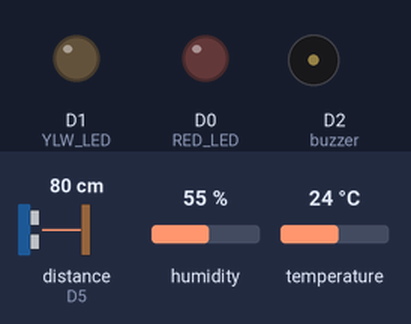
A sketch run on a simulated ESP8266 (Wemos D1 mini). Parts: output pins drawn as LEDs (lit = HIGH), buzzer (waves = sounding). Wiring (inferred from the names in the program): ultrasonic range finder: trigger D6; echo D5. The test bench sets the inputs (shaded band); at power-on: distance to the obstacle (sensor on D5) 80 cm, humidity 55 %, temperature 24 °C. The echo pulse lasts 58.3 µs per cm; WiFi joins after 1.5 s; servers stay silent unless stated; network time is answered at once with the bench clock; the local clock reads 2024-03-15 10:24:30 at power-on unless the sketch sets it; pins used as bus, display or sensor lines are not drawn; what the sketch prints to the serial monitor is not drawn.

Above: at 2.8 s.
2.9 s: distance to the obstacle (sensor on D5) set to 53 cm
7.5 s: distance to the obstacle (sensor on D5) set to 47 cm
At 11.04 s:
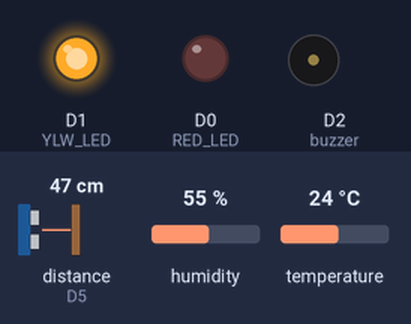
At 11.6 s:
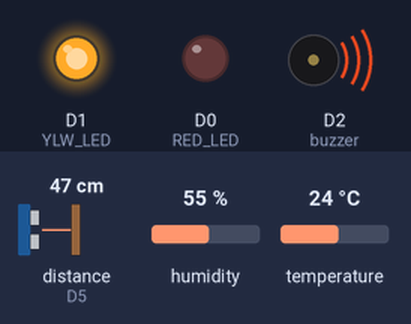
Timing chart, 0 to 18.5 s (numbered marks = the images above; inputs shaded):
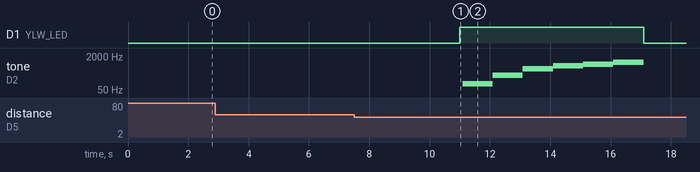

Measured:
- the behaviour switches between 51 and 50 cm on distance to the obstacle (sensor on D5) (found by bisection; images 0 and 1)
- after the input at 7.5 s, D1 (YLW_LED): LOW → HIGH after 3.5 s, → LOW 6.1 s later; tone on D2 (buzzer): plays 100 Hz for 1.0 s, 250 Hz for 1.0 s, 500 Hz for 1.0 s, 700 Hz for 1.0 s, 800 Hz for 1.0 s, 1000 Hz for 1.0 s, starting after 3.6 s

The sketch:

deteksi-covid.ino
```cpp
// Import Library
#include "FirebaseESP8266.h"  //  (https://github.com/mobizt/Firebase-ESP8266)
#include <ESP8266WiFi.h>
#include <WiFiUdp.h>
#include <time.h>
#include <DHT.h>        // adafruit unified sensor
#include <NTPClient.h>

// Firebase Config
#define FIREBASE_HOST "https://tedi-backend-web-default-rtdb.asia-southeast1.firebasedatabase.app/" // Change to your Firebase RTDB project ID e.g. Your_Project_ID.firebaseio.com
#define FIREBASE_AUTH "IrNMHPxzEy9sMGXZAYSmVidwHG1ycdYSS1MlJDBB"
// Define Firebase Data Objects
FirebaseData firebaseData;
String path = "/Node";
String nodeID = "WemosD1Mini";

// Wifi Config
char SSID[] = "Bolivar Outdoor";        // harus tersambung wifi dulu bukan tethering
char PASS[] = "PEANUTBUTTER";

// Declare Static Variable
#define ECHO_PIN D5
#define TRIGGER_PIN D6
#define buzzer D2
#define RED_LED D0
#define YLW_LED D1
#define DHTPIN D7
#define DHTTYPE DHT11

DHT dht(DHTPIN, DHTTYPE);

// Declare Helper Variable
long waktu;
int jarak;

const long utcOffsetInSeconds = 25200;
WiFiUDP ntpUDP;
NTPClient timeClient(ntpUDP, "id.pool.ntp.org", utcOffsetInSeconds);

void setup()
{
    // put your setup code here, to run once:
    Serial.begin(9600);

    // LED
    pinMode(RED_LED, OUTPUT);
    pinMode(YLW_LED, OUTPUT);
    // Buzzer
    pinMode(buzzer, OUTPUT);
    // Ultrasonik
    pinMode(ECHO_PIN, INPUT);
    pinMode(TRIGGER_PIN, OUTPUT);
    // Temperature
    dht.begin();

    Serial.println("mulai");

    initWifi();
    timeClient.begin();
}

void loop()
{

    digitalWrite(YLW_LED, LOW);
    digitalWrite(RED_LED, LOW);

    WiFiClient client;
    timeClient.update();
    // 1. Ultrasonic Configuration
    // [*] Matikan dahulu trigger pin
    digitalWrite(TRIGGER_PIN, LOW);
    delayMicroseconds(2);
    // [*] Aktivasi trigger pin
    digitalWrite(TRIGGER_PIN, HIGH);
    delayMicroseconds(15);
    digitalWrite(TRIGGER_PIN, LOW);
    // [*] Menghitung Waktu dari gelombang ultrasonik
    // echo pin sebagai signal receiver dari trigger pin yang
    // bertugas sebagai signal transmitter
    waktu = pulseIn(ECHO_PIN, HIGH);
    // [*] Menghitung Jarak ( kec * duration )
    jarak = waktu * (0.0345 / 2);
    // [*] Info pembantu di serial monitor
    Serial.print("Jarak : ");
    Serial.print(jarak);
    Serial.print(" cm  ");

    // 2. Temperature Configuration
    delay(2000);
    float h = dht.readHumidity();
    float t = dht.readTemperature();

    // Check if any reads failed and exit early (to try again).
    if (isnan(h) || isnan(t))
    {
        Serial.println("Failed to read from DHT sensor!");
        return;
    }

    float hic = dht.computeHeatIndex(t, h, false);

    Serial.print("Humidity: ");
    Serial.print(h);
    Serial.print(" %\t");
    Serial.print("Temperature: ");
    Serial.print(t);
    Serial.print(" *C ");
    Serial.print("Heat index: ");
    Serial.print(hic);
    Serial.println(" *C ");

    // 3. Statement pengendalian pendeteksi covidnya
    if (jarak <= 50)
    {
        String waktu = String(timeClient.getFormattedTime());
        if (Firebase.setString(firebaseData, "/data_terakhir", waktu))
        {
            // Serial.println("Data terkirim!");
        }

        if (Firebase.setString(firebaseData, "/data_jarak", jarak)) {
            // Serial.println("Data  Jarak terkirim!");
        }

        // 4. Alarm yang memberi tahu kalau ada orang yang mendekat ke sensor
        // - LED Kuning Menyala
        // - Buzzer berbunyi dari frekuensi kecil ke besar
        digitalWrite(RED_LED, LOW);
        digitalWrite(YLW_LED, HIGH);
        delay(100);
        tone(buzzer, 100, 1000); // Send 100 Hz sound signal
        delay(1000);
        tone(buzzer, 250, 1000); // Send 250 Hz sound signal
        delay(1000);
        tone(buzzer, 500, 1000); // Send 500 Hz sound signal
        delay(1000);
        tone(buzzer, 700, 1000); // Send 700 Hz sound signal
        delay(1000);
        tone(buzzer, 800, 1000); // Send 800 Hz sound signal
        delay(1000);
        tone(buzzer, 1000, 1000); // Send 1 KHz sound signal
        delay(1000);

        // 5. Jika Suhu Orang di depan sensor kita lebih dari 35C, maka berikan notif pada alarm
        // - LED Merah
        // - BUZZER berbunyi cepat
        // - kirim format waktu dan data temperature ke firebase real time database

        // karena sensor suhu yang dipakai itu untuk membaca "AMBIENCE TEMPERATUR" / Temperatur ruangan, maka untuk mencapai
        // suhu tubuh manusia itu tidak memungkinkan | jadi kita set logic tempnya cuman 20 derajat Celcius
        if (t >= 32.0)
        {
            if (Firebase.setFloat(firebaseData, "/temperature_in", t))
            {
                // Serial.println("Data suhu terkirim!");
            }

            digitalWrite(RED_LED, LOW);
            delay(100);
            digitalWrite(RED_LED, HIGH);

            delay(100);
            digitalWrite(YLW_LED, LOW);

            tone(buzzer, 1000);
            delay(50);
            noTone(buzzer);
            delay(50);
        }
    } else {
        digitalWrite(YLW_LED, LOW);
        digitalWrite(RED_LED, LOW);
        delay(100);
        noTone(buzzer);
        delay(200);
    }
}

void initWifi()
{
    Serial.println();
    Serial.println();

    WiFi.begin(SSID, PASS);
    Serial.print("Connecting to Wi-Fi");
    while (WiFi.status() != WL_CONNECTED)
    {
        Serial.println(".");
        delay(300);
    }
    Serial.println();
    Serial.print("Connected with IP: ");
    Serial.println(WiFi.localIP());
    Serial.println();

    Firebase.begin(FIREBASE_HOST, FIREBASE_AUTH);
    Firebase.reconnectWiFi(true);

    // Set database read timeout to 1 minute (max 15 minutes)
    Firebase.setReadTimeout(firebaseData, 1000 * 60);
    // tiny, small, medium, large and unlimited.
    // Size and its write timeout e.g. tiny (1s), small (10s), medium (30s) and large (60s).
    Firebase.setwriteSizeLimit(firebaseData, "tiny");

    if (!Firebase.beginStream(firebaseData, path + "/" + nodeID))
    {
        Serial.println("Could not begin stream");
        Serial.println("REASON: " + firebaseData.errorReason());
        Serial.println();
    }
}
```
